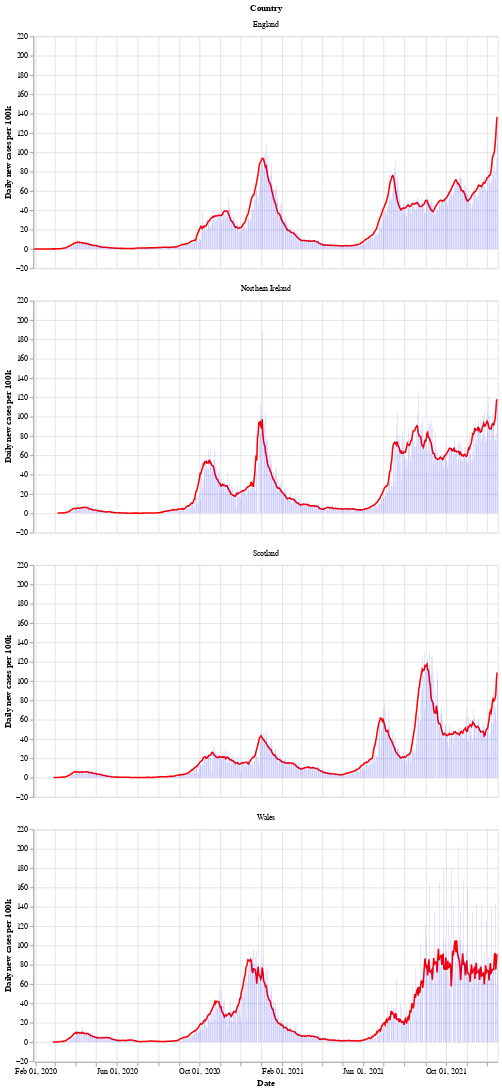

The notebook cell this image was saved under:
### Markdown cell above
Next is a bar chart of the number of new cases in each country (per 100k population), with the 7 day moving average of cases. Again we see that Wales saw a longer period of raising and falling cases compared to the other countries.

After a period of cases falling, each nation is now seeing a rise in the number of cases - especially in Wales.

### Code cell
# collapse
bars = alt.Chart(uk_cases).mark_bar().encode(
    x=alt.X("yearmonthdate(date):T", axis=alt.Axis(title='Date')),
    y=alt.Y("newCasesRate:Q", axis=alt.Axis(title='Daily new cases per 100k')),
    tooltip='newCasesRate',
    color=alt.condition(
        alt.datum.dailyChange > 0,
        alt.value("orange"),  # The positive color
        alt.value("blue")  # The negative color
    )
).properties(title='New cases per 100k population with rolling 7 day average', width=600).interactive()
line = alt.Chart(uk_cases).mark_line(
    color='red',
    size=2,
).transform_window(
    rolling_mean='mean(newCasesRate)',
    frame=[0, 7],
    groupby=['areaName']
).encode(
    x='yearmonthdate(date):T',
    y='rolling_mean:Q'
)
alt.layer(line, bars, data=uk_cases).facet(alt.Row('areaName', title='Country'), columns=1)

### Figure 1 — Vega-Lite specification as saved in the notebook (floating-point values rounded to 4 significant figures; data arrays with more than 128 entries replaced by an {"elided": "..."} marker saying what was removed)
{"config": {"view": {"continuousWidth": 400, "continuousHeight": 300}}, "data": {"name": "data-825deea7374daa8da39e8d26772127c9"}, "facet": {"type": "nominal", "field": "areaName", "title": "Country"}, "spec": {"layer": [{"mark": {"type": "line", "color": "red", "size": 2}, "encoding": {"x": {"type": "temporal", "field": "date", "timeUnit": "yearmonthdate"}, "y": {"type": "quantitative", "field": "rolling_mean"}}, "transform": [{"window": [{"op": "mean", "field": "newCasesRate", "as": "rolling_mean"}], "frame": [0, 7], "groupby": ["areaName"]}]}, {"mark": "bar", "encoding": {"color": {"condition": {"value": "orange", "test": "(datum.dailyChange > 0)"}, "value": "blue"}, "tooltip": {"type": "quantitative", "field": "newCasesRate"}, "x": {"type": "temporal", "axis": {"title": "Date"}, "field": "date", "timeUnit": "yearmonthdate"}, "y": {"type": "quantitative", "axis": {"title": "Daily new cases per 100k"}, "field": "newCasesRate"}}, "selection": {"selector002": {"type": "interval", "bind": "scales", "encodings": ["x", "y"]}}, "title": "New cases per 100k population with rolling 7 day average", "width": 600}]}, "columns": 1, "$schema": "https://vega.github.io/schema/vega-lite/v4.8.1.json", "datasets": {"data-825deea7374daa8da39e8d26772127c9": {"elided": "2656 records"}}}
